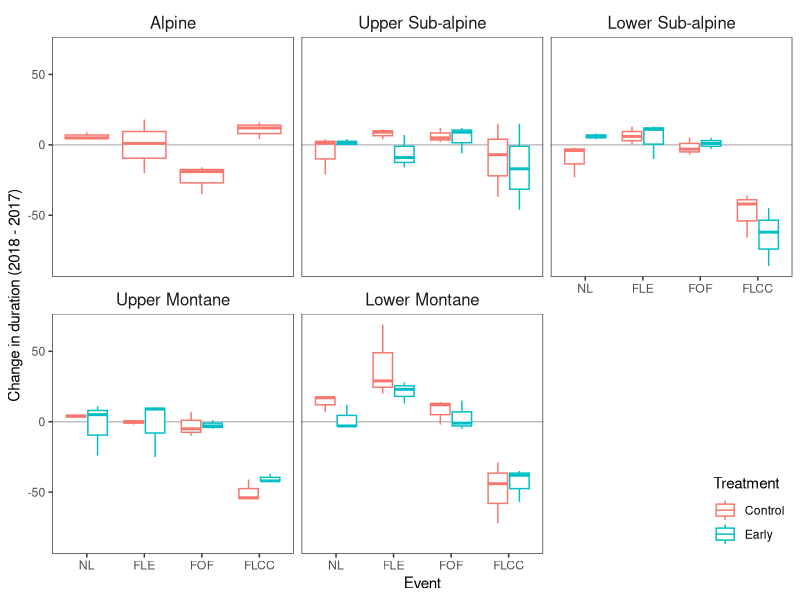
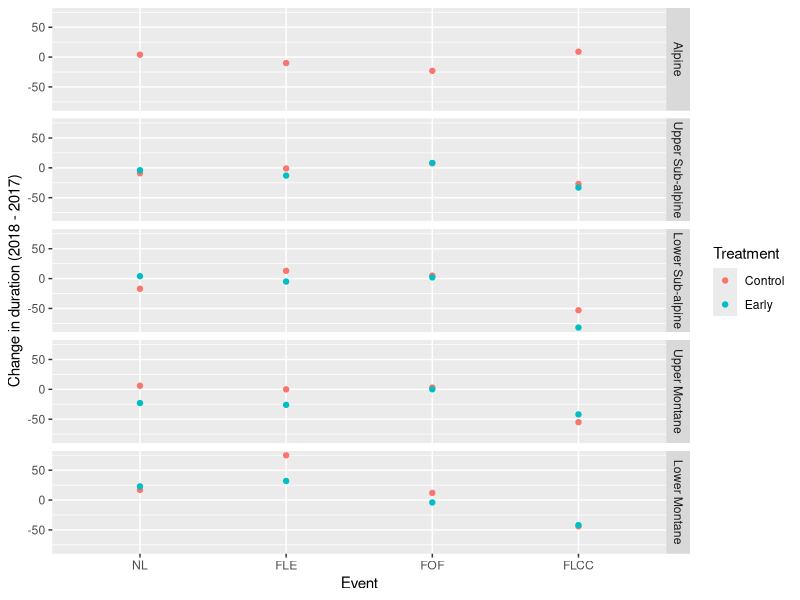

These charts were generated, in order, by the following R code: (Note: this script raises an error after producing the figures.)
rm(list = ls())
## Date: 2020-04-10
## User: Chelsea Wilmer
## SFA/CSU Thesis
## Script: Exploratory analysis for duration of pheno events
## Packages:
library(tidyverse)

####Bring in phenology data####
pheno <- read.csv("PhenologyData_complete.csv")
#write_csv(pheno, "/Users/chelseawilmer/Desktop/CSU/Thesis/phenology_complete.csv")
#pheno <- select(pheno, -c(Functional.Type, FBB, FLB))
#pheno$Site <- factor(pheno$Site, levels = c("ALP", "USA", "LSA","UM", "LM"))

#### Community phenophase duration ####
# calculate community phenophases (ex. max date of nl - min date of nl)
# reorder data so that the calculated phenophases are in a column called "Event" and the value is the "DOY" that the event happened
pheno<-select(pheno, -c(FBB, FLB, SG, NL2, FLE2, FLD, SG))
pheno$Site<- factor(pheno$Site, levels = c("Alpine", "Upper Sub-alpine", "Lower Sub-alpine","Upper Montane", "Lower Montane"))

# I grouped these actions together here 
pheno <- pheno %>% 
  # pivot longer lets you designate columns by name so that if the order changes it's ok
  pivot_longer(cols = c("NL", "FLE", "FOF","FLCC"),
                        names_to = "Event", values_to = "DOY") 
pheno$Event<- factor(pheno$Event, levels = c("NL", "FLE", "FOF","FLCC"))

###########
# Plot level delta calculations 
###########
pheno_plot <- pheno %>% 
  group_by(Block.Plot, Treatment, Event, Year, Site) %>%
  summarise(max = max(DOY, na.rm = T),
            min = min(DOY, na.rm = T))
pheno_plot$plot_duration <- pheno_plot$max - pheno_plot$min

# spread equivalent here 
pheno_plot_delta <- pheno_plot %>% 
  select(-c(max, min)) %>% 
  pivot_wider(names_from = Year, values_from = plot_duration)

#Calculating year deltas
pheno_plot_delta$delta_duration <- pheno_plot_delta$`2018`-pheno_plot_delta$`2017`

###########
# Community level delta calculations 
###########
pheno_community <- pheno %>% 
  group_by(Treatment, Event, Year, Site) %>%
  summarise(max = max(DOY, na.rm = T),
            min = min(DOY, na.rm = T))

# calculating duration for each community
pheno_community$community_duration <- pheno_community$max - pheno_community$min

# spread equivalent here 
pheno_community_delta <- pheno_community %>% 
  select(-c(max, min)) %>% 
  pivot_wider(names_from = Year, values_from = community_duration)

pheno_community_delta$delta_duration <- pheno_community_delta$`2018`-pheno_community_delta$`2017`


###########
# Figure generation for deltas
###########


#Plotting this as box plots instead of community level points 
ggplot(pheno_plot_delta, aes(Event, delta_duration, color = Treatment))+
  geom_abline(intercept = 0, slope = 0, colour = 'gray')+
  geom_boxplot()+
  facet_grid(Site~.)+
  facet_wrap(Site ~., nrow=2, ncol=3) +
  theme_bw()+
  theme(panel.background = element_blank(),
        panel.grid.major = element_blank(),
        panel.grid.minor = element_blank(), 
        
        #this is where I change the gray boxes to white and change the size of text
        strip.background =element_rect(color = 'white', fill='white'), 
        strip.text = element_text(size=12), 
        legend.position = c(1, 0),
        legend.justification = c(1, 0))+
  labs(y="Change in duration (2018 - 2017)")
ggsave("fig_plot_delta.png", width = 6.5, height = 3.5)



ggplot(pheno_community_delta, aes(Event, delta_duration, color = Treatment))+
  geom_point()+
  facet_grid(Site~.)+
  labs(y="Change in duration (2018 - 2017)")
ggsave("fig_community_delta.png", width = 6.5, height = 3.5)





###########
# This is where I got to so far... 
# I now understand aspects of this coding style better and 
# should be somewhat better equipped to help with specific questions going forward 
###########



# 
# # calculate max and min dates of each event
# pheno1 <- pheno1 %>%
#   group_by(Year, Site, Treatment, Event) %>%
#   summarise(max = max(DOY, na.rm = T),
#             min = min(DOY, na.rm = T))
# 
# # community duration is the difference between the first date that a phenophase happened and the last
# pheno1$community_duration <- pheno1$max - pheno1$min
# 
# # clean up dataset so that you can spread the data for the difference in duration between 2017 and 2018. I don't know why, but when I don't do this step the spread gets messed up.
# pheno1 <- select(pheno1, -c(max, min))
# 
# # spread the data 
# pheno2 <- pheno1 %>% 
#   mutate(i = row_number()) %>% 
#   spread(Year, community_duration)

# subtract 2017 event durations from 2018 event durations to get the change in duration from 2017 to 2018. (+) values mean that the duration of the event was LONGER in 2018, (-) values mean the event durations were SHORTER for 2018. 0 values mean no change
pheno2$delta_duration <- pheno2$`2018`-pheno2$`2017`

# ordering sites and phenophases for graphing
pheno2$Site <- factor(pheno2$Site, levels = c("ALP", "USA", "LSA","UM", "LM"))
pheno2$Event<- factor(pheno2$Event, levels = c("NL", "FLE", "FOF","FLCC"))

# graphing the change in duration from 2017 to 2018
ggplot(pheno2, aes(Event, delta_duration, color = Treatment))+
  geom_point()+
  facet_grid(Site~.)+
  labs(y="Change in duration (2018 - 2017)")

# ordering sites and phenophases for graphing
pheno1$Site <- factor(pheno1$Site, levels = c("ALP", "USA", "LSA","UM", "LM"))
pheno1$Event<- factor(pheno1$Event, levels = c("NL", "FLE", "FOF","FLCC"))

# graphing the number of days that it took for the community to complete phenophases
# would like to look at how the community phenophases overlap
ggplot(pheno1, aes(Event, community_duration, color = Treatment))+
  geom_point()+
  facet_grid(Site~Year)+
  labs(y = "# days for all species to reach phenophase")

#### Phase-based durations ####
# Calculate key events as phenophase 2 - phenophase 1 (ex. fle - nl)

# re-run lines 1-12, then start running these lines
pheno$sf_nl <- pheno$NL-pheno$DOYsf # initiation of leaves
pheno$sf_fle <- pheno$FLE-pheno$DOYsf # onset of growth
pheno$sf_fof <- pheno$FOF-pheno$DOYsf # onset of fowering
pheno$sf_flcc <- pheno$FLCC-pheno$DOYsf 

pheno$nl_fle <- pheno$FLE-pheno$NL # initiation of growth
pheno$fle_fof <- pheno$FOF-pheno$FLE
pheno$fle_flcc <- pheno$FLCC-pheno$FLE # total activity 

# reorder to make duration dataset
duration <- gather(data = pheno, key = "Period", value = "Days", 13:19) %>% 
  group_by(Period) #key

# removing uncessary/unsed columns
duration <- select(duration, -c(DOYsf, NL, FLE, FOF, FLCC))

# calculate mean duration and summary stats
duration <- duration %>%
  group_by(Year, Site, Treatment, Species, Period) %>%
  summarise(mean_duration = mean(Days, na.rm = T),
            min = min(Days, na.rm = T),
            max = max(Days, na.rm = T),
            sd = sd(Days, na.rm = T))

# average over species
duration <- duration %>%
  group_by(Year, Site, Treatment, Period) %>%
  summarise(mean_duration = mean(mean_duration, na.rm = T))

# spread data so that we can take the difference between 2017 and 2018
duration <- duration %>% 
  mutate(i = row_number()) %>% 
  spread(Year, mean_duration)

# calculate difference in duration between 2017 and 2018. (+) values mean that the duration of the event was LONGER in 2018, (-) values mean the event durations were SHORTER for 2018. 0 values mean no change
duration$delta_duration <- duration$`2018`- duration$`2017`

# ordering sites and phenophases for graphing
duration$Site <- factor(duration$Site, levels = c("ALP", "USA", "LSA","UM", "LM"))
duration$Period <- factor(duration$Period, levels = c("sf_nl", "sf_fle", "sf_fof","sf_flcc", "nl_fle", "fle_fof", "fle_flcc"))

# graphing the change in duration for the different phases based on the phase1-phase2 calculation
ggplot(duration, aes(Period, delta_duration, color = Treatment))+
  geom_point()+
  facet_grid(Site~.)+
  labs(y="Change in duration (2018 - 2017)")

#### Teasing out species and elevation ####
#rerun lines 1 through twelve, then run these lines

# reorder data so that the calculated phenophases are in a column called "Event" and the value is the "DOY" that the event happened
pheno3 <- gather(data = pheno, key = "Event", value = "DOY", 9:12) %>% 
  group_by(Event) #key

# calculate max and min values of the dates of phenophases for species
pheno3 <- pheno3 %>%
  group_by(Year, Site, Treatment, Species, Event) %>%
  summarise(max = max(DOY, na.rm = T),
            min = min(DOY, na.rm = T))

# community duration is the difference between the first date that a phenophase happened and the last
pheno3$species_duration <- pheno3$max - pheno3$min

# remove -Inf's
pheno3 <- filter(pheno3, species_duration >=0)

# reorder so that 2017 and 2018 are columns
pheno3 <- select(pheno3, -c(max, min))
pheno3 <- pheno3 %>% 
  mutate(i = row_number()) %>% 
  spread(Year, species_duration)

pheno3$species_duration <- pheno3$`2018`- pheno3$`2017`
pheno3 <- filter(pheno3, species_duration >=0)

# order sites and phenophases for graphing
pheno3$Site <- factor(pheno3$Site, levels = c("ALP", "USA", "LSA","UM", "LM"))
pheno3$Event<- factor(pheno3$Event, levels = c("NL","FLE","FOF","FLCC"))

# graph durations 
pheno3%>%
  filter(Site == "LM")%>%
  ggplot(aes(species_duration, Species, color = Treatment))+
  geom_point()+
  facet_grid(~Event)+
  labs(x="Change in duration (2018 - 2017)", title = "Lower Montane")

pheno3%>%
  filter(Site == "UM")%>%
  ggplot(aes(species_duration, Species, color = Treatment))+
  geom_point()+
  facet_grid(~Event)+
  labs(x="Change in duration (2018 - 2017)", title = "Upper Montane")

pheno3%>%
  filter(Site == "LSA")%>%
  ggplot(aes(species_duration, Species, color = Treatment))+
  geom_point()+
  facet_grid(~Event)+
  labs(x="Change in duration (2018 - 2017)", title = "Lower Subalpine")

pheno3%>%
  filter(Site == "USA")%>%
  ggplot(aes(species_duration, Species, color = Treatment))+
  geom_point()+
  facet_grid(~Event)+
  labs(x="Change in duration (2018 - 2017)", title = "Upper Subalpine")

pheno3%>%
  filter(Site == "ALP")%>%
  ggplot(aes(species_duration, Species, color = Treatment))+
  geom_point()+
  facet_grid(~Event)+
  labs(x="Change in duration (2018 - 2017)", title = "Alpine")